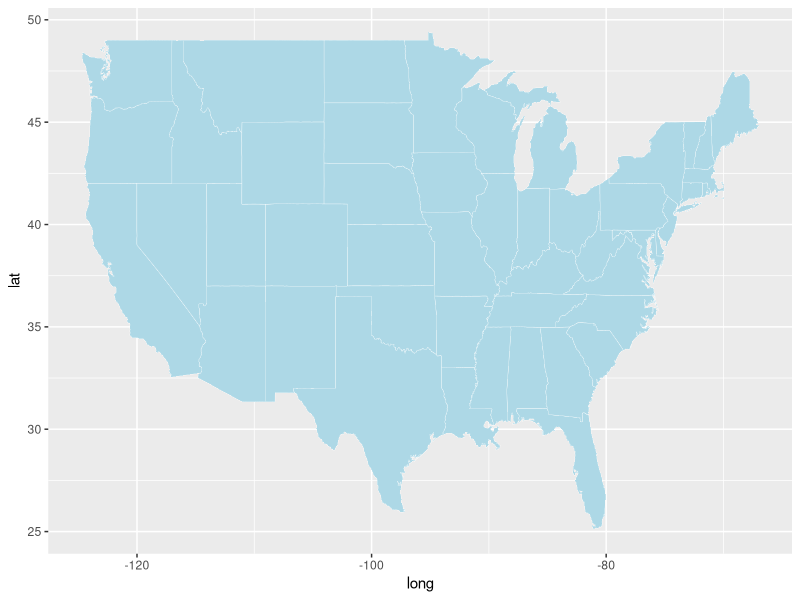
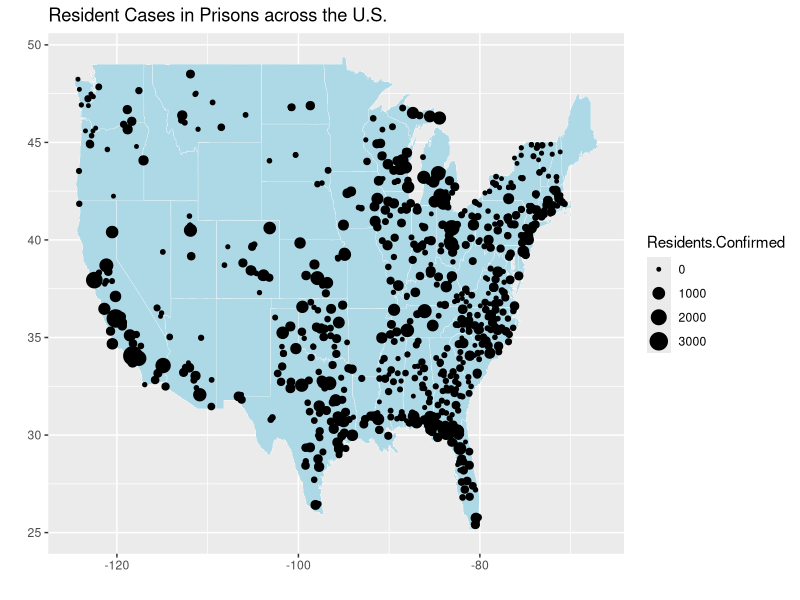
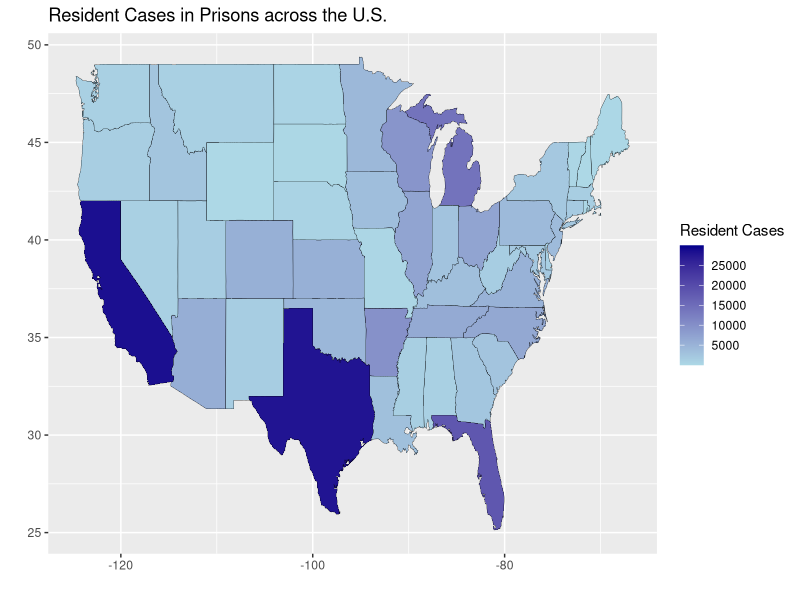
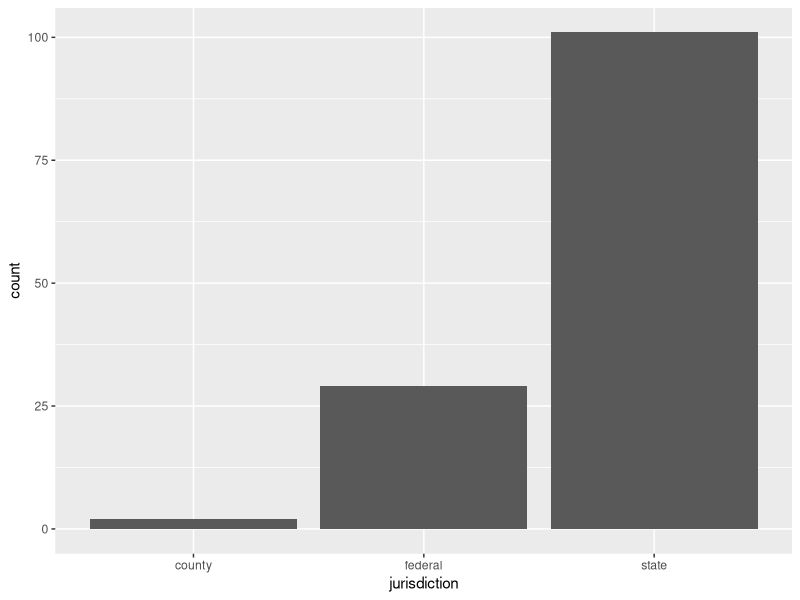
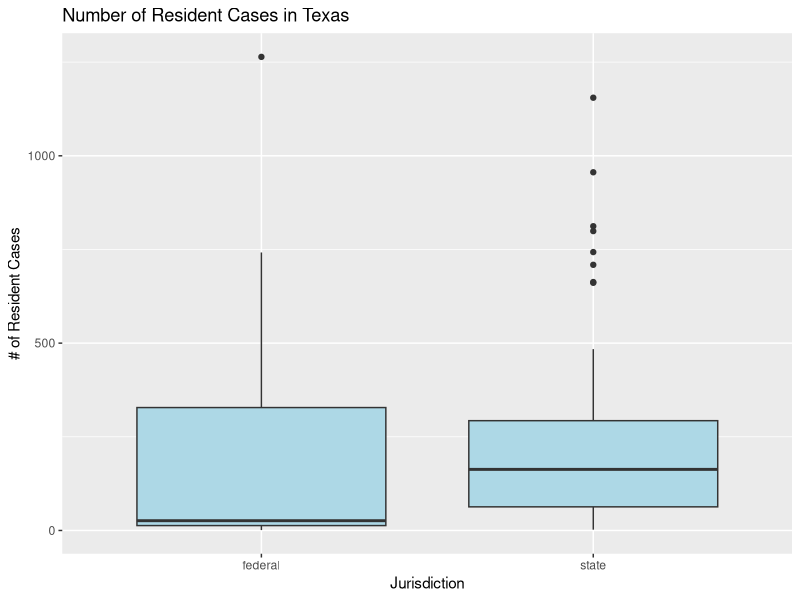
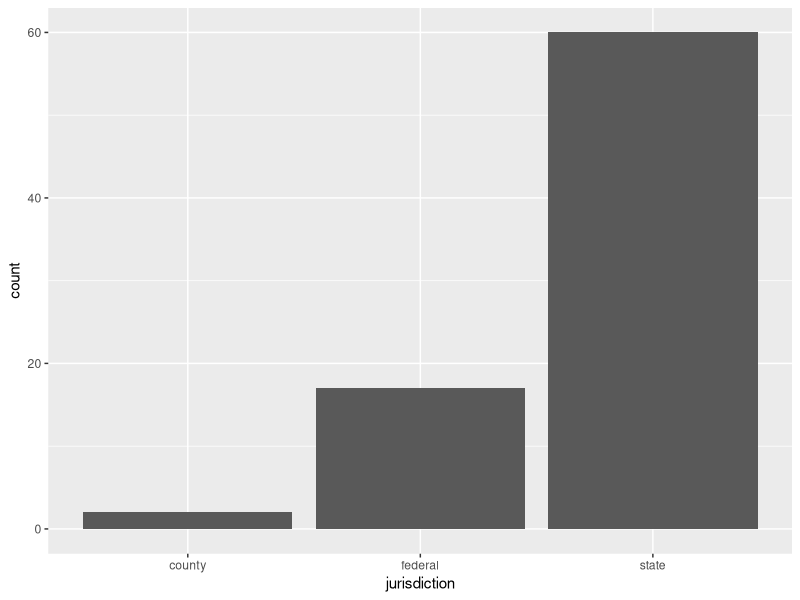
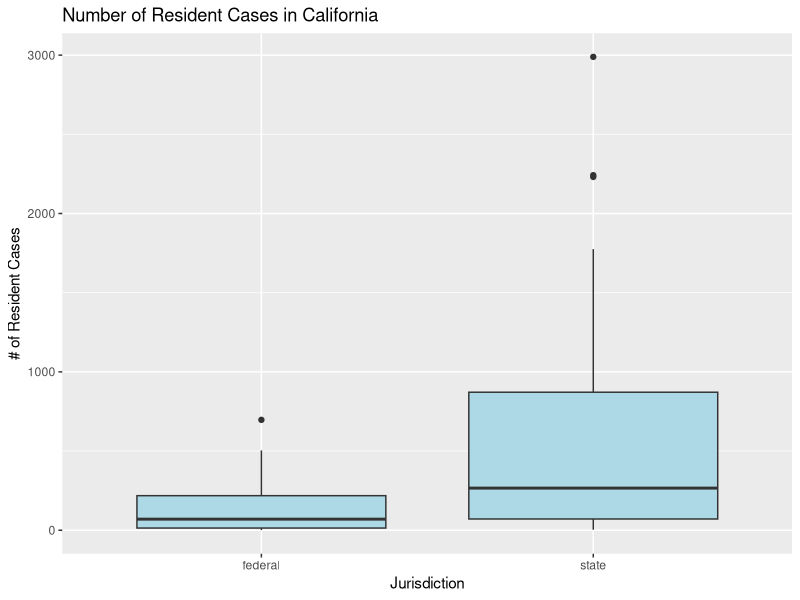
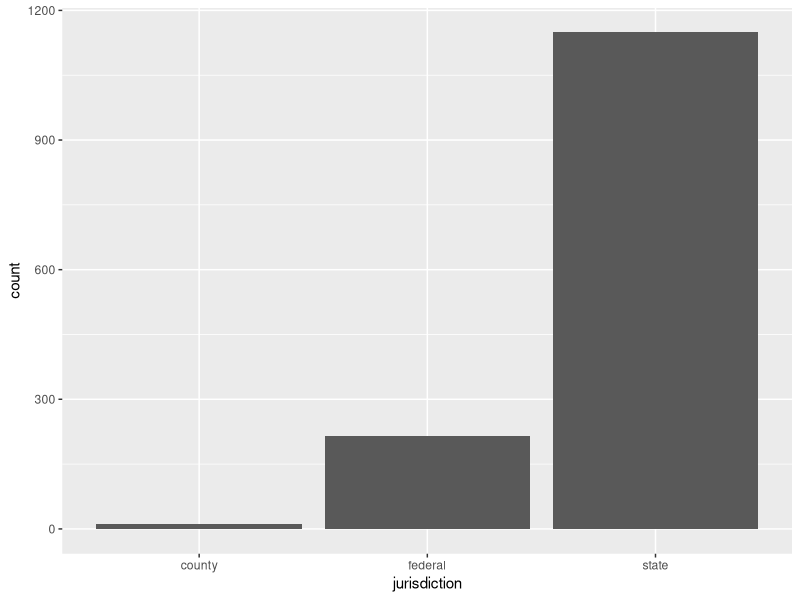

Source code (R) for these figures, in order: (Note: this script raises an error after producing the figures.)
## ---- chunk 1
knitr::opts_chunk$set(echo = TRUE)
library(tidyverse)
library(ggplot2)
library(lubridate)

# Read in all the csv files
# Source: UCLA Law Covid-19 Behind Bars Data Project <Professor Sharon Dolovich, Director> 12/2/2020
adult_counts <- read.csv("data/Jail_Prison_Confirmed_Cases_and_Deaths.csv")
jail_releases <- read.csv("data/COVID-19_Related_Jail_Releases.csv")
prison_releases <- read.csv("data/COVID-19_Related_Prison_Releases.csv")
visitation_policies <- read.csv("data/COVID-19_Visitation_Policy_by_State_(Prisons).csv")
condition_policies <- read.csv("data/COVID-19_Jail_Prison_Condition_Policies.csv")
## ---- chunk 2
str(adult_counts)

# Convert Date to Date data type
adult_counts$Date <- as.Date(strptime(adult_counts$Date, format = "%d-%b-%y"))
class(adult_counts$Date)
head(adult_counts)

# Summarize the # of Confirmed Resident cases by state
jp_by_state <- group_by(adult_counts, State)
summarize(jp_by_state, 
          min = min(Residents.Confirmed, na.rm = TRUE), 
          Q1 = quantile(Residents.Confirmed, .25, na.rm = TRUE), 
          median = median(Residents.Confirmed, na.rm = TRUE), 
          Q3 = quantile(Residents.Confirmed, .75, na.rm = TRUE), 
          max = max(Residents.Confirmed, na.rm = TRUE))
## ---- chunk 3
library(maps)
MainStates <- map_data("state")

# Create a base map of the Mainland United States
baseMap <- ggplot() + geom_polygon(data=MainStates, aes(x=long, y=lat, group=group), fill="lightblue", color="white", size=.1)
baseMap

# Filter for only Mainland facilities to make the map easier to read
mainlandFacilities <- adult_counts %>% filter(!is.na(Longitude) & Longitude >= -130)

# Add the points for each facility with size as the number of Resident.Confirmed cases
facilityDotMap <- baseMap + geom_point(data = mainlandFacilities, aes(x=Longitude, y=Latitude, 
                                    size=Residents.Confirmed), fill="black") +
  labs(title="Resident Cases in Prisons across the U.S.", x= "", y="")
facilityDotMap

# Sum the number of resident cases by each state and lowercase state names
stateResidentCases <- adult_counts %>% group_by(State) %>% summarise(Residents.Confirmed = 
                                                            sum(Residents.Confirmed, na.rm= TRUE))
stateResidentCases$State <- tolower(stateResidentCases$State)
# Merge main state data to include the number of ResidentCases for each state
mergedStatesResidentCases <- inner_join(MainStates, stateResidentCases, by= c("region" = "State"))

stateCaseMap <- ggplot() + geom_polygon(data=mergedStatesResidentCases, aes(x=long, y=lat, group=group, fill=Residents.Confirmed), color="black", size=.1) + 
  scale_fill_continuous(name="Resident Cases", low = "lightblue", 
            high = "darkblue",
            limits = c(0,30000), breaks=c(5000,10000,15000,20000,25000), 
            na.value = "grey50") +
  labs(title="Resident Cases in Prisons across the U.S.", x= "", y="")
stateCaseMap
## ---- chunk 4
adult_counts$CasesPer1k <- (adult_counts$Residents.Confirmed / adult_counts$Residents.Population) * 1000
# We noticed a facility with more cases than the number of resident population so lets remove that
adult_counts <- adult_counts[which(adult_counts$ID != 1198),]
individual_adult_counts <- adult_counts[which(adult_counts$Name != "STATEWIDE"),]

# Look at Texas State vs Federal Cases
texasCounts <- individual_adult_counts[which(individual_adult_counts$State == "Texas"),]
texasPrisons <- texasCounts[which(texasCounts$jurisdiction != "county"),]

ggplot(texasCounts, aes(x=jurisdiction)) + geom_bar()

ggplot(texasPrisons, aes(x=jurisdiction, y=Residents.Confirmed)) + geom_boxplot(fill="lightblue") +
  labs(title="Number of Resident Cases in Texas", x="Jurisdiction", y="# of Resident Cases")
table(texasPrisons$jurisdiction) 
# Look at California State vs Federal Cases
californiaCounts <- individual_adult_counts[which(individual_adult_counts$State == "California"),]
californiaPrisons <- californiaCounts[which(californiaCounts$jurisdiction != "county"),]

ggplot(californiaCounts, aes(x=jurisdiction)) + geom_bar()

ggplot(californiaPrisons, aes(x=jurisdiction, y=Residents.Confirmed)) + 
  geom_boxplot(fill="lightblue") +
  labs(title="Number of Resident Cases in California", x="Jurisdiction", y="# of Resident Cases")
table(californiaPrisons$jurisdiction) 
# Look at National State vs Federal Cases
allPrisons <- individual_adult_counts[which(individual_adult_counts$jurisdiction != "county"),]

ggplot(adult_counts, aes(x=jurisdiction)) + geom_bar()

ggplot(allPrisons, aes(x=jurisdiction, y=Residents.Confirmed)) + geom_boxplot()
table(adult_counts$jurisdiction)
# Lets get rid of the outlier to see more clearly
# Should we get rid of Statewide totals?
# Lets get rid of Statewide for boxplots and looking at individual facilities
# but we should keep them in for summary statistics/totals per state
allPrisons %>% arrange(desc(Residents.Confirmed))
allPrisons <- allPrisons[which(allPrisons$Name != "STATEWIDE"),]

# Lets try it again
ggplot(allPrisons, aes(x=jurisdiction, y=Residents.Confirmed)) + geom_boxplot(fill="lightblue") +
  labs(title="Number of Resident Cases by Type of Facility", x="Jurisdiction", y="# of Resident Cases")
table(allPrisons$jurisdiction)
## ---- chunk 5
floridaCounts <- individual_adult_counts[which(individual_adult_counts$State == "Florida"),]
floridaPrisons <- floridaCounts[which(floridaCounts$jurisdiction != "county"),]

arizonaCounts <- individual_adult_counts[which(individual_adult_counts$State == "Arizona"),]
arizonaPrisons <- arizonaCounts[which(arizonaCounts$jurisdiction != "county"),]

# For comparison lets get rid of rows that are not listed as public or private
floridaPrisons <- floridaPrisons[which(floridaPrisons$Private_Public == "Public" | floridaPrisons$Private_Public == "Private"),]
californiaPrisons <- californiaPrisons[which(californiaPrisons$Private_Public == "Public" | californiaPrisons$Private_Public == "Private"),]
texasPrisons <- texasPrisons[which(texasPrisons$Private_Public == "Public" | texasPrisons$Private_Public == "Private"),]
arizonaPrisons <- arizonaPrisons[which(arizonaPrisons$Private_Public == "Public" | arizonaPrisons$Private_Public == "Private"),]


ggplot(californiaPrisons, aes(x=Private_Public, y=Residents.Confirmed)) + 
  geom_boxplot(fill="lightblue") +
  labs(title="Number of Resident Cases in California", x="Private/Public", y="# of Resident Cases")

ggplot(texasPrisons, aes(x=Private_Public, y=Residents.Confirmed)) + 
  geom_boxplot(fill="lightblue") +
  labs(title="Number of Resident Cases in Texas", x="Private/Public", y="# of Resident Cases")

ggplot(floridaPrisons, aes(x=Private_Public, y=Residents.Confirmed)) + 
  geom_boxplot(fill="lightblue") +
  labs(title="Number of Resident Cases in Florida", x="Private/Public", y="# of Resident Cases")

# Look at cases per 1k in facilities
ggplot(texasPrisons, aes(x=Private_Public, y=CasesPer1k)) + 
  geom_boxplot(fill="lightblue") +
  labs(title="Number of Resident Cases in Texas", x="Private/Public", y="# of Resident Cases per 1,000")

# Looks like Florida does not have any of their facility populations listed so this doesn't help us.
ggplot(floridaPrisons, aes(x=Private_Public, y=CasesPer1k)) + 
  geom_boxplot(fill="lightblue") +
  labs(title="Number of Resident Cases in Florida", x="Private/Public", y="# of Resident Cases per 1,000")

# Maybe we want to add in Arizona?
ggplot(arizonaPrisons, aes(x=Private_Public, y=Residents.Confirmed)) + 
  geom_boxplot(fill="lightblue") +
  labs(title="Number of Resident Cases in Arizona", x="Private/Public", y="# of Resident Cases")

# arizonaPrisonsPerCapita <- arizonaPrisons[which(!is.na(arizonaPrisons$CasesPer1k)),]
ggplot(arizonaPrisonsPerCapita, aes(x=Private_Public, y=CasesPer1k)) + 
  geom_boxplot(fill="lightblue") +
  labs(title="Number of Resident Cases in Arizona", x="Private/Public", y="# of Resident Cases per 1,000")
# Private prisons in Arizona do not have data on their populations so CasesPer1k is not helpful
